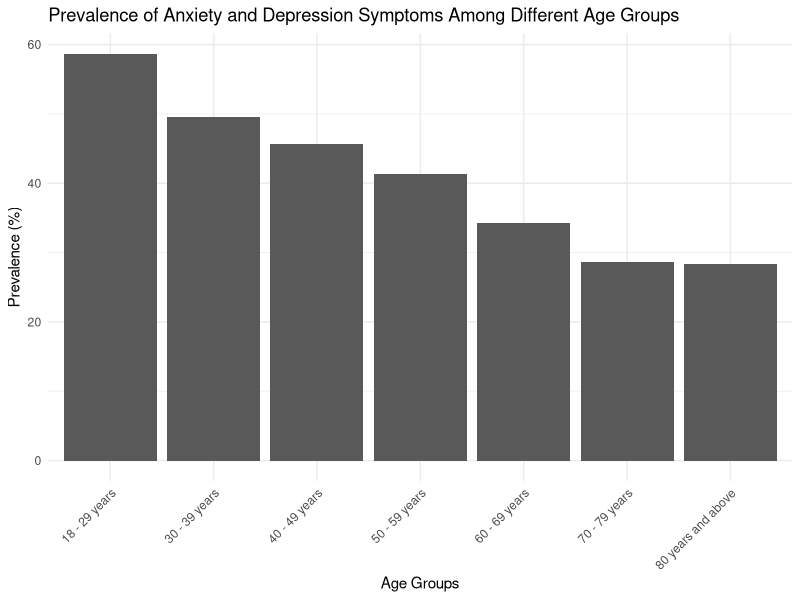
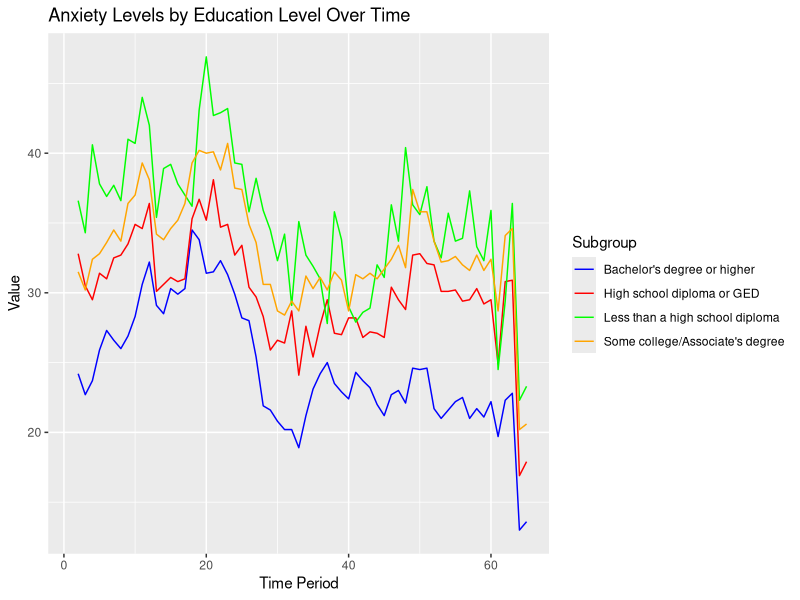
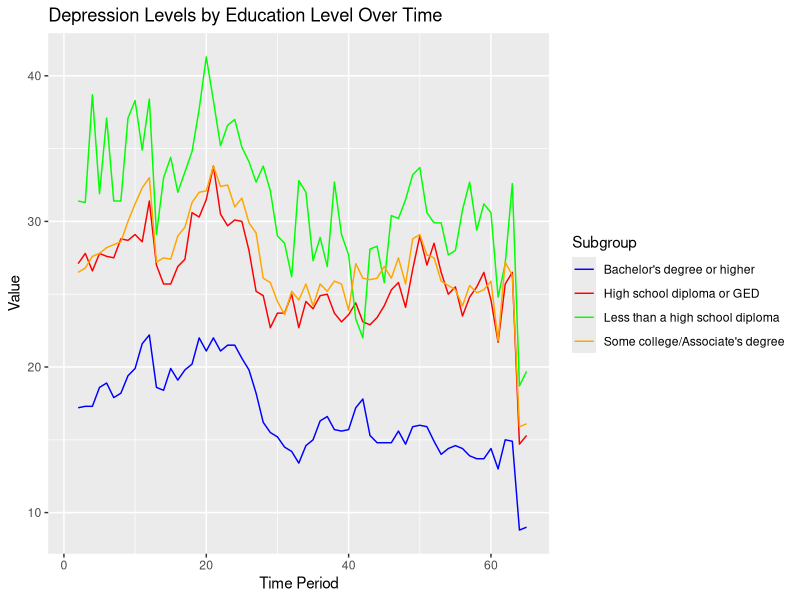
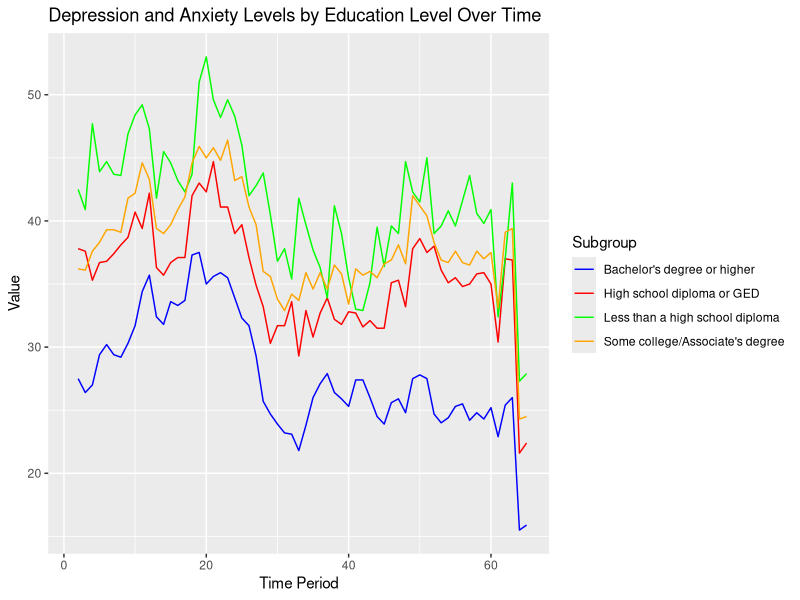
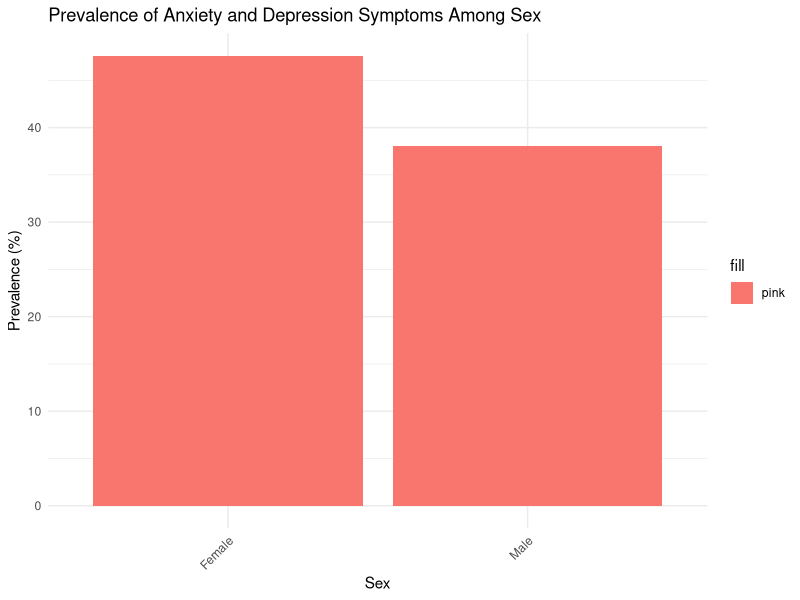
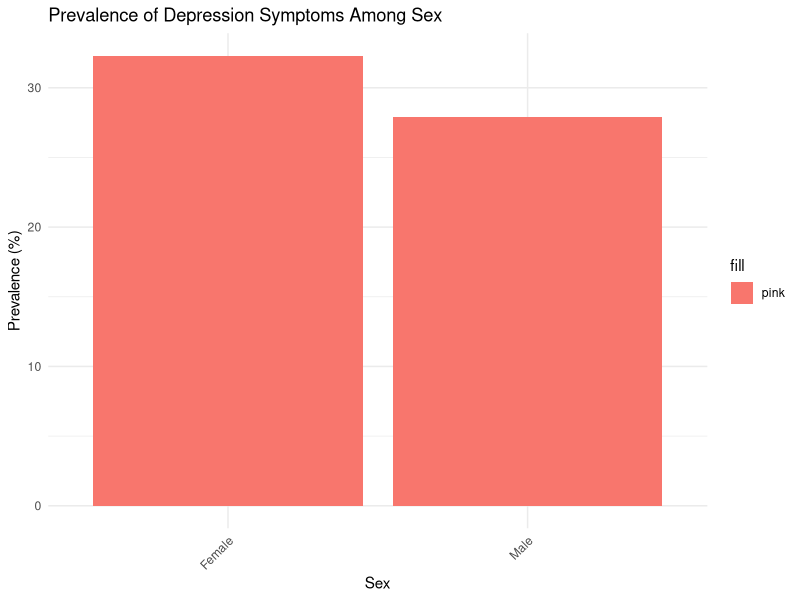
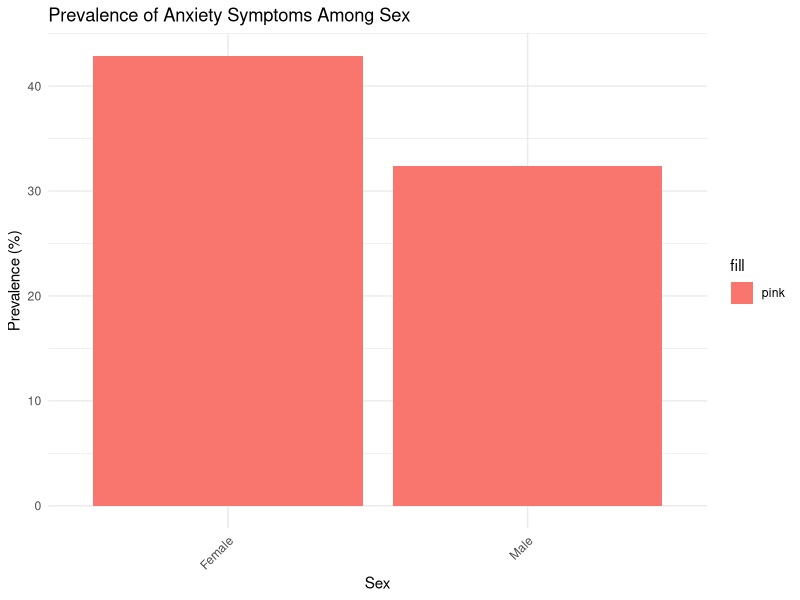
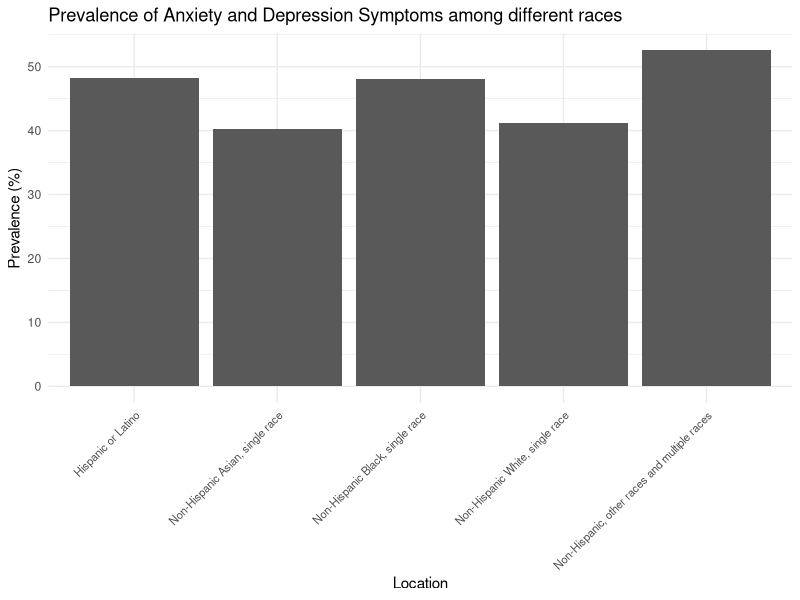

Generate these figures, in order, with R:
## ---- chunk 1
knitr::opts_chunk$set(echo = TRUE)
## ---- chunk 2
library(readr)
anxiety_depression <- read_csv("Indicators_of_Anxiety_or_Depression_Based_on_Reported_Frequency_of_Symptoms_During_Last_7_Days.csv")
View(anxiety_depression)

## ---- chunk 3
# deleting unneeded columns
library(tidyverse)
col_delete <- c("Time Period Label", "Confidence Interval", "Quartile Range")

anxiety_depression <- anxiety_depression %>% 
  select(-one_of(col_delete))


#seperating the data by indicator
# Filter data for depressive disorder
depressive_data <- anxiety_depression %>%
  filter(Indicator == "Symptoms of Depressive Disorder")

# Filter data for anxiety disorder
anxiety_data <- anxiety_depression %>%
  filter(Indicator == "Symptoms of Anxiety Disorder")

# Filter data for depressive and anxiety disorder
depressive_anxiety_data <- anxiety_depression %>%
  filter(Indicator == "Symptoms of Anxiety Disorder or Depressive Disorder")

## ---- chunk 4
# Load the required library
library(tidyverse)

by_ages <- depressive_anxiety_data %>%  
  filter(Group == "By Age")


ggplot(data = by_ages, aes(x = Subgroup, y = Value)) +
  geom_bar(stat = "identity", position = "dodge") + 
  labs(title = "Prevalence of Anxiety and Depression Symptoms Among Different Age Groups",
       x = "Age Groups",
       y = "Prevalence (%)") +
  theme_minimal() +
  theme(axis.text.x = element_text(angle = 45, hjust = 1))
## ---- chunk 5
library(dplyr)

# Filter the dataset to include only entries where Group is "By Education"
anxiety_data_education <- anxiety_data %>% 
  filter(Group == "By Education")

library(ggplot2)

# Plotting the line chart
ggplot(anxiety_data_education, aes(x = `Time Period`, y = Value, color = Subgroup)) +
  geom_line() +
  labs(x = "Time Period", y = "Value") +
  ggtitle("Anxiety Levels by Education Level Over Time") +
  scale_color_manual(values = c("blue", "red", "green", "orange")) # Customizing line colors

depressive_data_education <- depressive_data %>% 
  filter(Group == "By Education")

# Plotting the line chart
ggplot(depressive_data_education, aes(x = `Time Period`, y = Value, color = Subgroup)) +
  geom_line() +
  labs(x = "Time Period", y = "Value") +
  ggtitle("Depression Levels by Education Level Over Time") +
  scale_color_manual(values = c("blue", "red", "green", "orange"))


depressive_anxiety_data_education <- depressive_anxiety_data %>% 
  filter(Group == "By Education")

# Plotting the line chart
ggplot(depressive_anxiety_data_education, aes(x = `Time Period`, y = Value, color = Subgroup)) +
  geom_line() +
  labs(x = "Time Period", y = "Value") +
  ggtitle("Depression and Anxiety Levels by Education Level Over Time") +
  scale_color_manual(values = c("blue", "red", "green", "orange"))

## ---- chunk 6
library(tidyverse)
#Depressive_anxiety_data
by_sex <- depressive_anxiety_data %>%  
  filter(Group == "By Sex")

ggplot(data = by_sex, aes(x = Subgroup, y = Value, fill = "pink")) +
  geom_bar(stat = "identity", position = "dodge") + 
  labs(title = "Prevalence of Anxiety and Depression Symptoms Among Sex",
       x = "Sex",
       y = "Prevalence (%)") +
  theme_minimal() +
  theme(axis.text.x = element_text(angle = 45, hjust = 1))

#Depressive data
by_sex <- depressive_data %>%  
  filter(Group == "By Sex")

ggplot(data = by_sex, aes(x = Subgroup, y = Value, fill = "pink")) +
  geom_bar(stat = "identity", position = "dodge") + 
  labs(title = "Prevalence of Depression Symptoms Among Sex",
       x = "Sex",
       y = "Prevalence (%)") +
  theme_minimal() +
  theme(axis.text.x = element_text(angle = 45, hjust = 1))

#Anxiety data
by_sex <- anxiety_data %>%   
  filter(Group == "By Sex")

ggplot(data = by_sex, aes(x = Subgroup, y = Value, fill = "pink")) +
  geom_bar(stat = "identity", position = "dodge") +  
  labs(title = "Prevalence of Anxiety Symptoms Among Sex",
       x = "Sex",
       y = "Prevalence (%)") +
  theme_minimal() +
  theme(axis.text.x = element_text(angle = 45, hjust = 1))

## ---- chunk 7
by_race <- depressive_anxiety_data %>%  
  filter(Group == "By Race/Hispanic ethnicity")

ggplot(data = by_race, aes(x = Subgroup, y = Value)) +
  geom_bar(stat = "identity", position = "dodge") + 
  labs(title = "Prevalence of Anxiety and Depression Symptoms among different races",
       x = "Location",
       y = "Prevalence (%)") +
  theme_minimal() +
  theme(axis.text.x = element_text(angle = 45, hjust = 1, size = 8))



by_race <- anxiety_data %>%  
  filter(Group == "By Race/Hispanic ethnicity")

ggplot(data = by_race, aes(x = Subgroup, y = Value)) +
  geom_bar(stat = "identity", position = "dodge") + 
  labs(title = "Prevalence of Anxiety and Depression Symptoms Among Different Races",
       x = "Location",
       y = "Prevalence (%)") +
  theme_minimal() +
  theme(axis.text.x = element_text(angle = 45, hjust = 1, size = 8))



by_race <- depressive_data %>%  
  filter(Group == "By Race/Hispanic ethnicity")

ggplot(data = by_race, aes(x = Subgroup, y = Value)) +
  geom_bar(stat = "identity", position = "dodge") + 
  labs(title = "Prevalence of Anxiety and Depression Symptoms Among Different Races",
       x = "Location",
       y = "Prevalence (%)") +
  theme_minimal() +
  theme(axis.text.x = element_text(angle = 45, hjust = 1, size = 8))
## ---- chunk 8
anxiety_data_education <- anxiety_data %>% 
  filter(Group == "By Race/Hispanic ethnicity")

library(ggplot2)

# Plotting the line chart
ggplot(anxiety_data_education, aes(x = `Time Period`, y = Value, color = Subgroup)) +
  geom_line() +
  labs(x = "Time Period", y = "Value") +
  ggtitle("Anxiety Levels by Race/Hispanci ethnicity Over Time") +
  scale_color_manual(values = c("blue", "red", "green", "orange", "pink"))
## ---- chunk 9
#anxiety and depression based on location 
by_state <- depressive_anxiety_data %>%  
  filter(Group == "By State")

ggplot(data = by_state, aes(x = Subgroup, y = Value)) +
  geom_bar(stat = "identity", position = "dodge") + 
  labs(title = "Prevalence of Anxiety and Depression Symptoms Among Different States",
       x = "Location",
       y = "Prevalence (%)") +
  theme_minimal() +
  theme(axis.text.x = element_text(angle = 90, hjust = 1, size = 8))


#Anxiety based on location
by_state <- anxiety_data %>%  
  filter(Group == "By State")

ggplot(data = by_state, aes(x = Subgroup, y = Value)) +
  geom_bar(stat = "identity", position = "dodge") + 
  labs(title = "Prevalence of Anxiety Symptoms Among Different States",
       x = "Location",
       y = "Prevalence (%)") +
  theme_minimal() +
  theme(axis.text.x = element_text(angle = 90, hjust = 1, size = 8))


#Depression based on location
by_state <- depressive_data %>%  
  filter(Group == "By State")

ggplot(data = by_state, aes(x = Subgroup, y = Value)) +
  geom_bar(stat = "identity", position = "dodge") + 
  labs(title = "Prevalence of  Depression Symptoms Among Different States",
       x = "Location",
       y = "Prevalence (%)") +
  theme_minimal() +
  theme(axis.text.x = element_text(angle = 90, hjust = 1, size = 8))





## ---- chunk 10
by_time_period <- anxiety_depression %>%
  filter(Group == "By Age") %>%
  group_by(`Time Period`) %>%
  summarise(Avg_Prevalence = mean(Value), .groups = 'drop')

# Create the line plot
ggplot(data = by_time_period, aes(x = `Time Period`, y = Avg_Prevalence)) +
  geom_line(color = "blue") +
  labs(title = "Average Prevalence of Anxiety and Depression Symptoms Over Time",
       x = "Time Period",
       y = "Average Prevalence (%)") +
  theme_minimal()
